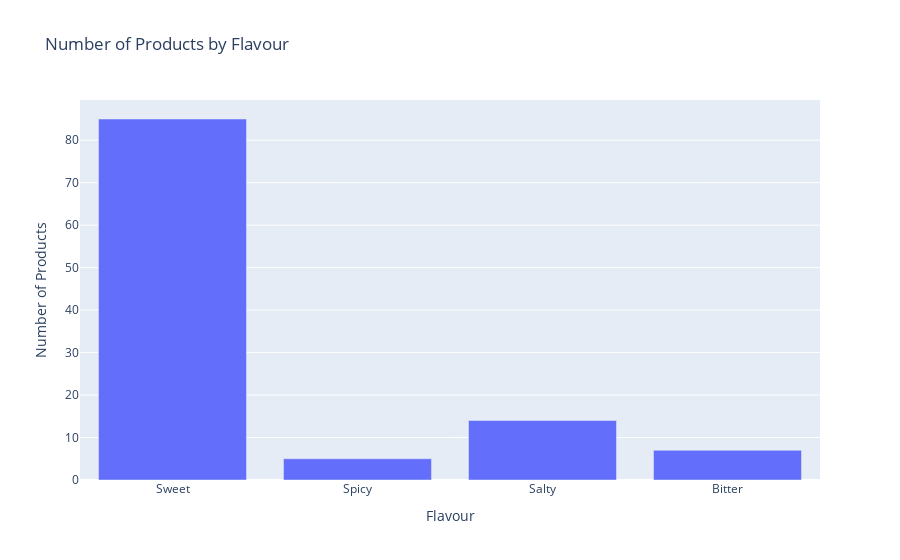

Here is the notebook cell this chart was saved with:
### Code cell
from neo4j import GraphDatabase
import plotly.express as px


# function executes the query and returns the data
def get_flavoured_products(tx):
    query = (
        "MATCH (p:Product)-[:HAS_RECIPE]->(r:Recipe)-[:HAS_TASTE_PROFILE]->(t:TasteProfile) "
        "WITH p, t "
        "WHERE "
        "toLower(t.flavour) CONTAINS 'sweet' OR toLower(t.Flavour) CONTAINS 'sweet' OR "
        "toLower(t.flavour) CONTAINS 'sour' OR toLower(t.Flavour) CONTAINS 'sour' OR "
        "toLower(t.flavour) CONTAINS 'bitter' OR toLower(t.Flavour) CONTAINS 'bitter' OR "
        "toLower(t.flavour) CONTAINS 'spicy' OR toLower(t.Flavour) CONTAINS 'spicy' OR "
        "toLower(t.flavour) CONTAINS 'salt' OR toLower(t.Flavour) CONTAINS 'salt' "
        "RETURN p.name AS ProductName, t.flavour AS Flavour, t.Flavour AS FlavourCapital"
    )
    result = tx.run(query)
    products = {}
    for record in result:
        # Normalize the flavour text
        flavours = [str(record['Flavour']).lower(), str(record['FlavourCapital']).lower()]
        for flavour in flavours:
            if 'sweet' in flavour:
                products.setdefault('Sweet', []).append(record['ProductName'])
            if 'sour' in flavour:
                products.setdefault('Sour', []).append(record['ProductName'])
            if 'bitter' in flavour:
                products.setdefault('Bitter', []).append(record['ProductName'])
            if 'spicy' in flavour:
                products.setdefault('Spicy', []).append(record['ProductName'])
            if 'salt' in flavour:
                products.setdefault('Salty', []).append(record['ProductName'])
    return products

# Getting data with the Neo4j driver
with driver.session() as session:
    flavoured_products_data = session.read_transaction(get_flavoured_products)

# Close the database connection
driver.close()

# Preparing data for visualisation
flavour_counts = {flavour: len(set(products)) for flavour, products in flavoured_products_data.items()}

# Visualisation with Plotly
fig = px.bar(
    x=list(flavour_counts.keys()),
    y=list(flavour_counts.values()),
    labels={'x': 'Flavour', 'y': 'Number of Products'},
    title='Number of Products by Flavour'
)

# Visualisation Chart
fig.show()

### Figure 1 — Plotly figure (JSON) as saved in the notebook; plotly's stock layout.template omitted (floating-point values rounded to 4 significant figures)
{"data": [{"alignmentgroup": "True", "hovertemplate": "Flavour=%{x}<br>Number of Products=%{y}<extra></extra>", "legendgroup": "", "marker": {"color": "#636efa", "pattern": {"shape": ""}}, "name": "", "offsetgroup": "", "orientation": "v", "showlegend": false, "textposition": "auto", "type": "bar", "x": ["Sweet", "Spicy", "Salty", "Bitter"], "xaxis": "x", "y": [85, 5, 14, 7], "yaxis": "y"}], "layout": {"barmode": "relative", "legend": {"tracegroupgap": 0}, "title": {"text": "Number of Products by Flavour"}, "xaxis": {"anchor": "y", "domain": [0, 1], "title": {"text": "Flavour"}}, "yaxis": {"anchor": "x", "domain": [0, 1], "title": {"text": "Number of Products"}}}}
